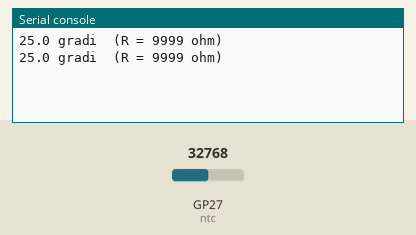
Bench run of a program on a simulated Raspberry Pi Pico running MicroPython. Shown: the last lines printed to the serial console. The inputs (shaded band) are chosen by the test bench; at power-on: GP27 (ntc) = 32768 (analog values on the 0–65535 scale).

Above: at 1.2 s.
1.3 s: GP27 (ntc) set to 45874
At 2.5 s:
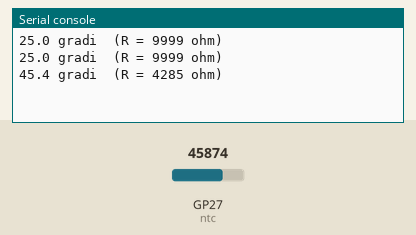
2.8 s: GP27 (ntc) set to 57670
At 3.8 s:
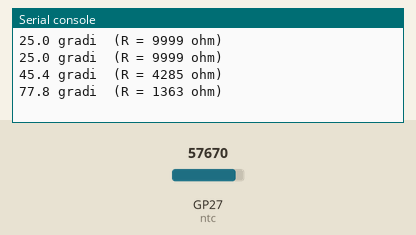
Timing chart, 0 to 5.8 s (numbered marks = the images above; inputs shaded):
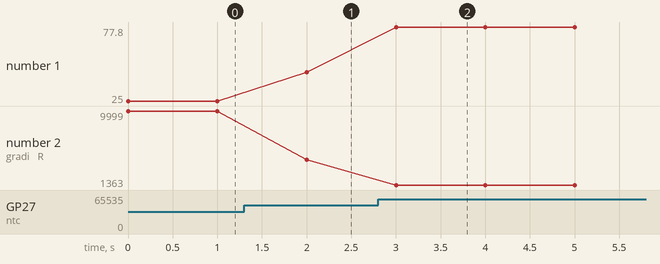

The program:

temperatura.py
```python
# 10 - Il termistore NTC convertito in gradi centigradi

from machine import ADC, Pin
import time
import math

ntc = ADC(Pin(27))

R_FISSA = 10000       # la resistenza fissa del partitore
R0 = 10000            # resistenza dell'NTC a 25 gradi
T0 = 298.15           # 25 gradi in kelvin
BETA = 3950           # parametro del componente

while True:
    lettura = ntc.read_u16()
    tensione = lettura * 3.3 / 65535
    resistenza = R_FISSA * (3.3 - tensione) / tensione
    inverso_T = 1 / T0 + (1 / BETA) * math.log(resistenza / R0)
    celsius = 1 / inverso_T - 273.15
    print(round(celsius, 1), "gradi  (R =", int(resistenza), "ohm)")
    time.sleep(1)
```

Measured:
- after the input at 1.3 s, the serial console: prints a new line after 0.70 s (image 1)
- after the input at 2.8 s, the serial console: prints a new line after 0.20 s (image 2)
- plotted number 1: 25 → 45.4 after the input at 1.3 s, 45.4 → 77.8 after the input at 2.8 s
- plotted number 2: 9999 → 4285 after the input at 1.3 s, 4285 → 1363 after the input at 2.8 s
